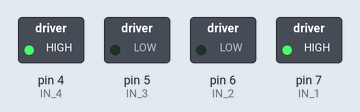
Simulated run of this sketch. Board: Arduino Uno, built with avr-gcc and run on an emulated ATmega328P. On the bench: switched loads named in the sketch (green lamp = pin HIGH).

Above: at 0.1 s.
At 31.7 s:
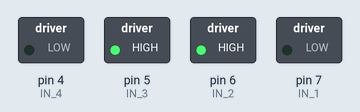
At 63.31 s:
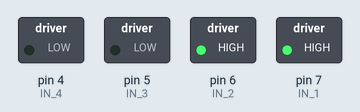
At 126.92 s:
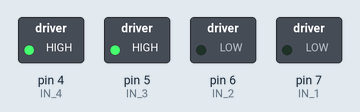
Timing chart, 0 to 127.2 s (numbered marks = the images above):
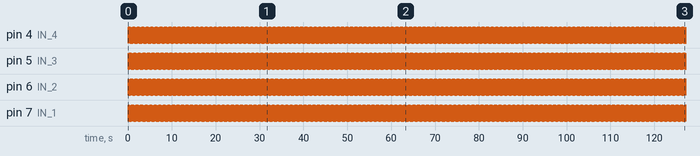

Measured:
- by itself, pin 4 (IN_4), pin 5 (IN_3), pin 6 (IN_2), pin 7 (IN_1): alternates HIGH for 0.06 s and LOW for 0.06 s
- by itself, everything shown: repeats every 11.4 s, in 57 steps

The sketch:

Stepper_Comandos.ino
```cpp
#include <avr/io.h>
#include<avr/interrupt.h>


// Aqui definimos los pines que vamos a usar para controlar el motor
#define IN_1 7
#define IN_2 6
#define IN_3 5
#define IN_4 4

#define NORMAL 1
#define INVERSA 0

int direccion = NORMAL;

int paso [4][4] =
{
  {1, 1, 0, 0},
  {0, 1, 1, 0},
  {0, 0, 1, 1},
  {1, 0, 0, 1}
};

void setup()
{
  cli();

  Serial.begin(9600);
  pinMode(IN_1, OUTPUT);
  pinMode(IN_2, OUTPUT);
  pinMode(IN_3, OUTPUT);
  pinMode(IN_4, OUTPUT);

  // Configuracion del timer TC0 (8-BITS)
  TIMSK1 |= (1<<OCIE1A); //Mascara de interrupciones del timer 1 para hacer saltar interrupcion una vez alcanzado OCR1A;
  TCCR1B |= 0b00000010  ;//Preescaler timer 1 puesto a 8 --- 1/16.000.000 Mhz = 0,0000000625s * 8prescaler = 0,0000005s por cada pulso de reloj --- Valor de OCR1A para que sea 1rpm --- 60s/4096pasos.vuelta = 0,0146484375s por pulso ---- valor OCR1A = 0,0146484375s /0,0000005s = 29296,875 ~ 29297.
  //OCR1A = 256;//29297; //Valor del contador que hará saltar una interrupcion.
  TCCR1A = 0; // HAY QUE PONERLO A 0 Arduino lo preconfigura como si fuera de 8 bits.
  OCR1A = 8000;
  TCNT1 = 0; //Ponemos el contador a 0

  sei();

}

ISR(TIMER1_COMPA_vect)
{
  static int paso_actual = 0; // Declarado static para que quede guardado en memoria entre llamadas a la rutina de interrupcion.
  // Va de 0 a 3 y es para alternar entre los valores que mueven el motor.
  cli();
        digitalWrite(IN_1,paso[paso_actual][0]);
        digitalWrite(IN_2,paso[paso_actual][1]);
        digitalWrite(IN_3,paso[paso_actual][2]);
        digitalWrite(IN_4,paso[paso_actual][3]);

        if(direccion)
        {
          paso_actual++;
        }
        else
        {
          paso_actual--;
        }


        if(paso_actual>3)
        {
          paso_actual=0;
        }
        if(paso_actual<0)
        {
          paso_actual=3;
        }

        TCNT1 = 0; //Ponemos el contador a 0


  sei();
}


void loop()
{
   if(Serial.available())
    {
      int comando = Serial.read();
      Serial.flush();

      switch(comando)
      {
        case 'n': cli(); direccion = NORMAL; sei(); break;
        case 'i': cli(); direccion = INVERSA; sei(); break;
      }
    }
    delay(100);

}

void depuracion()
{
  static int paso_actual = 0;
        digitalWrite(IN_1,paso[paso_actual][0]);
        digitalWrite(IN_2,paso[paso_actual][1]);
        digitalWrite(IN_3,paso[paso_actual][2]);
        digitalWrite(IN_4,paso[paso_actual][3]);

        paso_actual++;

        if(paso_actual>=4)
        {
          paso_actual=0;
        }
        delay(10);
}
```
